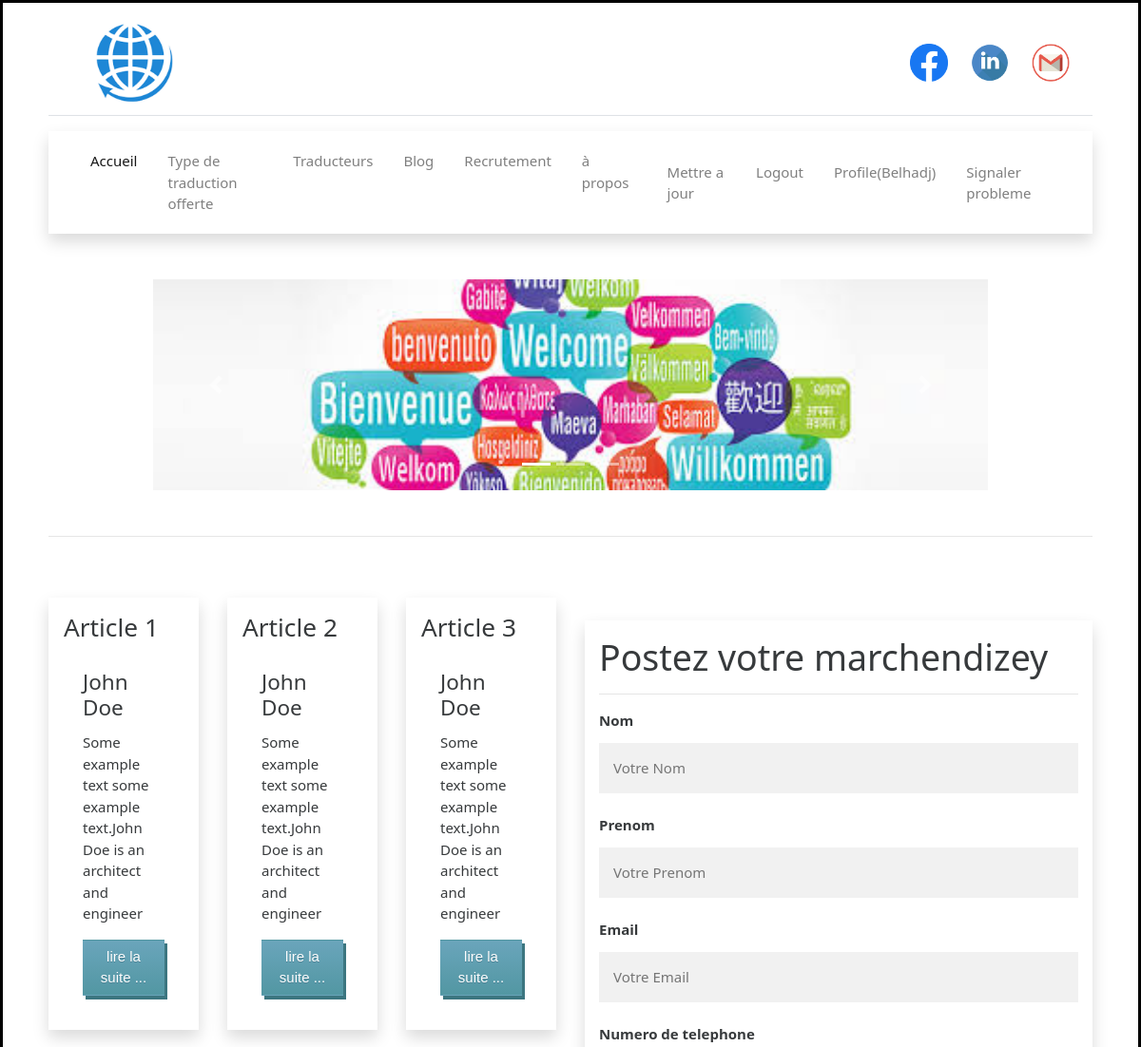
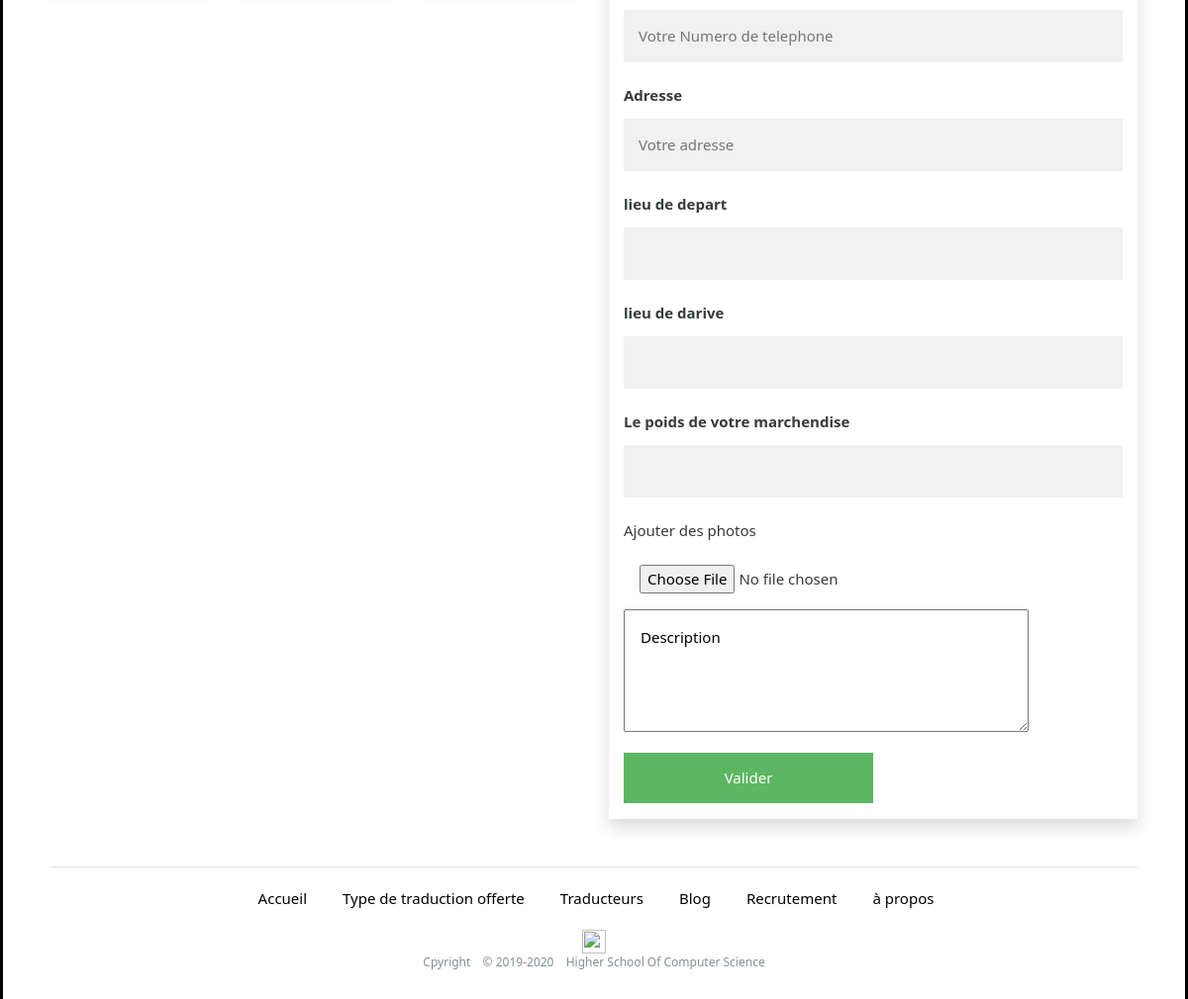
The app's page / (signed in) with its own data (2 pictures, top to bottom).
### tables this page shows
CREATE TABLE `article` (
  `id` int(11) NOT NULL,
  `contenu` text NOT NULL,
  `etat` int(11) NOT NULL,
  `titre` text NOT NULL,
  `auteur` text NOT NULL
);

### Controleur/Controller.php (called while the page is built, shortened)
<?php
require '././Model/Model.php';
function home()
{
    try {
        $data = getArticleActive();
    } catch (Exception $e) {
    }
    require '././View/View.php';
}

### Model/Model.php (called while the page is built, shortened)
<?php
function getArticleActive()
{
    $servername = "localhost";
    $username = "root";
    $password = "nitrou18b_boy";
    try {
    $conn = new PDO("mysql:host=$servername;dbname=tp2cs", $username, $password);
} catch (Exception $e) {
}
    $sql = "SELECT * FROM article where etat=? ";
    $stmt = $conn->prepare($sql);
    $stmt->execute([1]);
    return $stmt;
}

### View/View.php (the view, shortened to what this page needs)
<?php
$user_id=-1;
if(isset($_SESSION['sess_user_id']) && $_SESSION['sess_user_name'] != "") {
  $user_id= $_SESSION['sess_user_id'];
  $nom = $_SESSION['sess_user_name'];
}
?>
<!DOCTYPE html>
<html lang="en">
<head>
    <link href="././sources/style.css" rel="stylesheet" type="text/css">
    <link rel="stylesheet" href="././sources/bootstrap.min.css">
</head>
<body class="pr-5 pl-5 ">
    <div class="d-flex header pt-3 border-bottom mb-3 pb-2">
        <div class="mr-auto mb-auto mt-auto">
            <a href="#"> <img src="././images/Logo.png" alt="Logo" class="logo " /></a>
        </div>
        <div class="d-flex mb-auto mt-auto">
          <a href="https://www.facebook.com/" target="_blank"> <img src="././images/Facebook.png" alt="Facebook" class="Social-Media mr-4" /></a>
          <a href="https://www.linkedin.com/" target="_blank"> <img src="././images/linkedin.png" alt="linkedin" class="Social-Media mr-4" /></a>
          <a href="https://www.gmail.com/" target="_blank"> <img src="././images/gmail.png" alt="gmail" class="Social-Media mr-4" /></a>
        </div>
    </div>
    <nav class="navbar navbar-expand-lg navbar-light bg-white shadow">
  <div class="collapse navbar-collapse" id="navbarText">
    <ul class="navbar-nav mr-auto p-1">
      <li class="nav-item active mr-3">
        <a class="nav-link" href="././index.php">Accueil <span class="sr-only">(current)</span></a>
      </li>
      <li class="nav-item mr-3">
                <a class="nav-link" href="View/type_traduction.php"> Type de traduction offerte</a>
            </li>
            <li class="nav-item mr-3">
                <a class="nav-link" href="View/list_traducteurs.php"> Traducteurs</a>
            </li>
            <li class="nav-item mr-3">
                <a class="nav-link" href="View/blog.php">Blog</a>
            </li>
            <li class="nav-item mr-3">
                <a class="nav-link" href="View/Recrutement.php">Recrutement</a>
            </li>
            <li class="nav-item mr-3">
                <a class="nav-link" href="View/a_propos.php">à propos</a>
            </li>
    </ul>
    <span class="navbar-text">
    <?php
    if(isset($_SESSION['sess_user_id']) && $_SESSION['sess_user_name'] != ""){
    ?>
    <ul class="navbar-nav mr-auto p-1">
            <li class="nav-item mr-3">
                <a class="nav-link" href="#" onclick="document.getElementById('id01').style.display='block'"> Mettre a jour</a>
            </li>
            <li class="nav-item mr-3">
                <a class="nav-link" href="?action=logout"> Logout</a>
            </li >
            <li class="nav-item mr-3">
                <a class="nav-link" href="?action=consulter&id=<?= $_SESSION['sess_user_id'] ?>">Profile(<?= $nom ?>)</a>
            </li>
            <li class="nav-item mr-3">
                <a class="nav-link" href="#" onclick="document.getElementById('id02').style.display='block'"> Signaler probleme</a>
            </li>
    </ul>
    <?php } ?>
    </span>
  </div>
</nav>
<center>
   <div id="demo" class="carousel slide mt-5 mb-5  " data-ride="carousel"  data-interval="3000" >
        <ul class="carousel-indicators">
          <li data-target="#demo" data-slide-to="0" class="active"></li>
          <li data-target="#demo" data-slide-to="1"></li>
          <li data-target="#demo" data-slide-to="2"></li>
        </ul>
        <div class="carousel-inner">
          <div class="carousel-item active">
            <img src="././images/traduction1.jpg" alt="traduction1" width="1100" height="500">
          </div>
        </div>
        <a class="carousel-control-prev" href="#demo" data-slide="prev">
          <span class="carousel-control-prev-icon"></span>
        </a>
        <a class="carousel-control-next" href="#demo" data-slide="next">
          <span class="carousel-control-next-icon"></span>
        </a>
      </div>
    </center>
    <hr />
    <div class="row mt-5 mb-5 ">
        <div class="col-sm-6">
            <div class="row">
            <?php while ($r = $data->fetch()){ ?>
                <div class="col-sm-4 mt-3">
                    <div class="card article p-3 shadow">
                        <p class="h3">Article <?= $r['id']?></p>
                        <div class="card-body">
                            <h4 class="card-title"><?= $r['auteur']?></h4>
                            <p class="card-text"><?= $r['titre']?></p>
                            <button type="button" class="btn myButton btn-block " data-toggle="collapse"
                                data-target="#demo<?= $r['id']?>"><span style="color: white;">lire la suite ...</span></button>
                        </div>
                    </div>
                </div>
            <?php }; ?>
            </div>
        </div>
        <div class="col-sm-6">
         <h5 class="p-3" style="color: red;">
        </h5>
          <form action="?action=listtc&user_id=<?= $user_id ?>" class="shadow" id="ddt" method="POST" enctype="multipart/form-data">
            <div class="container">
              <h1>Postez votre marchendizey  </h1>
              <hr>
              <label for="Nom"><b>Nom </b></label>
              <input type="text" placeholder="Votre Nom" name="nom" required>
              <label for="email"><b>Prenom </b></label>
              <input type="text" placeholder="Votre Prenom" name="prenom" required>
              <label for="email"><b>Email</b></label>
              <input type="text" placeholder="Votre Email" name="email" required>
              <label for="numero"><b>Numero de telephone</b></label>
              <input type="text" placeholder="Votre Numero de telephone" name="numero" required>
              <label for="adress"><b>Adresse</b></label>
              <input type="text" placeholder="Votre adresse" name="adress" required>
              <label for="tot1"><b> lieu de depart  </b></label>
              <input name="tot1" type="text">
              <br>
              <label for="tot1"><b> lieu de darive  </b></label>
              <input name="tot1" type="text">
              <br>
              <label for="type"><b>Le poids de votre marchendise</b></label>
              <input name ="type" type="text">
              <br>
              <label for="file">Ajouter des photos</label>
              <input type="file" class="form-control-file p-3" id="exampleFormControlFile1" name="file" required>
              <TEXTAREA name="com" class="p-3 mb-3" rows=4 cols=40>Description</TEXTAREA>
              <div class="clearfix">
                <button type="submit" class="signupbtn ">Valider</button>
              </div>
            </div>
          </form>
        </div>
    </div>
    <footer class="mt-2 border-top mb-5">
        <center>
            <div class="row">
                <div class="col-12 col-md">
                    <ul class="listf p-1 d-flex mt-3">
                      <li class=" active mr-3">
                          <a  href="././index.php"> Accueil</a>
                      </li>
                      <li class=" mr-3">
                          <a  href="View/type_traduction.php"> Type de traduction offerte</a>
                      </li>
                      <li class=" mr-3">
                          <a  href="View/list_traducteurs.php"> Traducteurs</a>
                      </li>
                      <li class=" mr-3">
                          <a  href="View/blog.php">Blog</a>
                      </li>
                      <li class=" mr-3">
                          <a  href="View/recrutement.php">Recrutement</a>
                      </li>
                      <li class=" mr-3">
                          <a  href="View/a_propos">à propos</a>
                      </li>
                  </ul>
                    <img src="././././assets/brand/bootstrap-solid.svg" alt="" width="24" height="24">
                    <small class="d-block text-muted">Cpyright &ensp; &copy; 2019-2020 &ensp; Higher School Of Computer Science</small>
                </div>
        </center>
    </footer>
</body>
</html>

### sources/style.css (style rules this page uses)
body { margin: 0; padding: 0; border-color: black; border-style: solid; border-width: 5%; }
.logo { width: 20%; height: 10%; }
.Social-Media { width: 40px; height:40px; }
.carousel-inner img { width: 100%; height: 100%; }
.listf { list-style-type: none; justify-content:center; }
.listf > li { padding-left: 20px; }
.listf > li > a { color: black; }
.carousel { width: 80%; height: 20%; }
.header { width: 100%; height: 100%; }
body { margin: 0; padding: 0; }
.navbar { height: 15%; }
.article { width: 100%; }
.card { border-radius: 0px !important; border: 0px !important; }
* { box-sizing: border-box }
input[type=text], input[type=password] { width: 100%; padding: 15px; margin: 5px 0 22px 0; display: inline-block; border: none; background: #f1f1f1; }
hr { border: 1px solid #f1f1f1; margin-bottom: 25px; }
button { background-color: #4CAF50; color: white; padding: 14px 20px; margin: 8px 0; border: none; cursor: pointer; width: 100%; opacity: 0.9; }
.cancelbtn, .signupbtn { float: left; width: 50%; }
.container { padding: 16px; }
.clearfix::after { content: ""; clear: both; display: table; }
.myButton { box-shadow: 3px 4px 0px 0px #276873; background:linear-gradient(to bottom, #599bb3 5%, #408c99 100%); background-color:#599bb3; border-radius:5px; border:1px solid #29668f; display:inline-block; cursor:pointer; color:#ffffff; font-family:Arial; font-size:17px; font-weight:bold; padding:12px 44px; text-decoration:none; text-shadow:0px 1px 0px #3d768a; }

### records on screen
article: id "1", auteur "John Doe", titre "Some example text some example text.John Doe is an architect and engineer"
article: id "2", auteur "John Doe", titre "Some example text some example text.John Doe is an architect and engineer"
article: id "3", auteur "John Doe", titre "Some example text some example text.John Doe is an architect and engineer"

### other values on screen
$nom "Belhadj"
